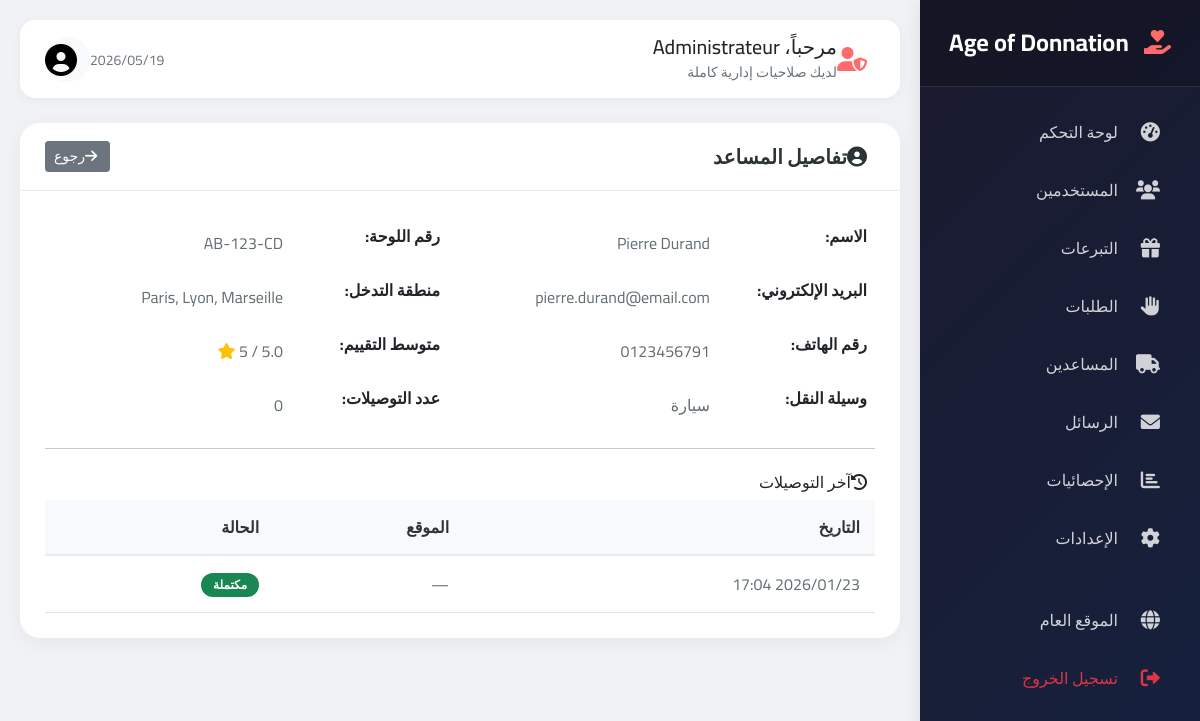
Screenshot of /admin/livreur_details.php?id=4 (signed in) with the database file from the repository.
### tables this page shows
CREATE TABLE `livreurs` (
  `user_id` INT(11) NOT NULL,
  `vehicule_type` ENUM('velo','moto','voiture','camion') NOT NULL,
  `plaque_immatriculation` VARCHAR(50) DEFAULT NULL,
  `zone_intervention` TEXT DEFAULT NULL,
  `statut` ENUM('actif','inactif','en_conge') DEFAULT 'actif',
  `note_moyenne` DECIMAL(3,2) DEFAULT 5.00,
  `nombre_livraisons` INT DEFAULT 0,
  `date_activation` DATETIME DEFAULT NULL,
  `documents_verifies` BOOLEAN DEFAULT FALSE,
  `created_at` TIMESTAMP NOT NULL DEFAULT CURRENT_TIMESTAMP,
  `updated_at` TIMESTAMP NOT NULL DEFAULT CURRENT_TIMESTAMP ON UPDATE CURRENT_TIMESTAMP,
  PRIMARY KEY (`user_id`),
  CONSTRAINT `livreurs_ibfk_1`
    FOREIGN KEY (`user_id`) REFERENCES `users` (`id`)
    ON DELETE CASCADE
);

CREATE TABLE `users` (
  `id` INT(11) NOT NULL AUTO_INCREMENT,
  `nom` VARCHAR(100) NOT NULL,
  `email` VARCHAR(255) NOT NULL,
  `password` VARCHAR(255) NOT NULL,
  `type` ENUM('donateur','beneficiaire','livreur','admin') NOT NULL,
  `telephone` VARCHAR(20) DEFAULT NULL,
  `adresse` TEXT DEFAULT NULL,
  `ville` VARCHAR(100) DEFAULT NULL,
  `status` ENUM('active','inactive','pending') DEFAULT 'active',
  `reset_token` VARCHAR(100) DEFAULT NULL,
  `reset_expires` DATETIME DEFAULT NULL,
  `created_at` TIMESTAMP NOT NULL DEFAULT CURRENT_TIMESTAMP,
  `updated_at` TIMESTAMP NOT NULL DEFAULT CURRENT_TIMESTAMP ON UPDATE CURRENT_TIMESTAMP,
  PRIMARY KEY (`id`),
  UNIQUE KEY `email` (`email`)
);

CREATE TABLE `livraisons` (
  `id` INT(11) NOT NULL AUTO_INCREMENT,
  `demande_id` INT(11) NOT NULL,
  `livreur_id` INT(11) DEFAULT NULL,
  `frais_livraison` DECIMAL(10,2) DEFAULT 0.00,
  `code_postal` VARCHAR(10) DEFAULT NULL,
  `ville` VARCHAR(100) DEFAULT NULL,
  `instructions` TEXT DEFAULT NULL,
  `date_livraison` DATETIME DEFAULT NULL,
  `photo_livraison` VARCHAR(255) DEFAULT NULL,
  `signature` VARCHAR(255) DEFAULT NULL,
  `statut` ENUM('en_attente','assignee','en_cours','livree','annulee') DEFAULT 'en_attente',
  `created_at` TIMESTAMP NOT NULL DEFAULT CURRENT_TIMESTAMP,
  PRIMARY KEY (`id`),
  KEY `demande_id` (`demande_id`),
  KEY `livreur_id` (`livreur_id`),
  CONSTRAINT `livraisons_ibfk_1`
    FOREIGN KEY (`demande_id`) REFERENCES `demandes` (`id`)
    ON DELETE CASCADE,
  CONSTRAINT `livraisons_ibfk_2`
    FOREIGN KEY (`livreur_id`) REFERENCES `users` (`id`)
    ON DELETE SET NULL
);

### admin/livreur_details.php (the view, shortened to what this page needs)
<?php
require_once 'includes/admin_header.php';
$id = isset($_GET['id']) ? (int)$_GET['id'] : 0;
$query = "SELECT u.*, l.vehicule_type, l.plaque_immatriculation, l.zone_intervention,
          l.statut as livreur_statut, l.note_moyenne, l.total_livraisons
          FROM users u
          INNER JOIN livreurs l ON u.id = l.user_id
          WHERE u.id = :id";
$stmt = $db->prepare($query);
$stmt->bindParam(':id', $id);
$stmt->execute();
$helper = $stmt->fetch(PDO::FETCH_ASSOC);
$history_query = "SELECT * FROM livraisons WHERE livreur_id = :id ORDER BY created_at DESC LIMIT 10";
$history_stmt = $db->prepare($history_query);
$history_stmt->bindParam(':id', $id);
$history_stmt->execute();
$deliveries = $history_stmt->fetchAll(PDO::FETCH_ASSOC);
?>
<div class="card">
    <div class="card-header">
        <h5><i class="fas fa-user-circle me-2"></i>تفاصيل المساعد</h5>
        <a href="livreurs.php" class="btn btn-sm btn-secondary">
            <i class="fas fa-arrow-right me-1"></i>رجوع
        </a>
    </div>
    <div class="card-body">
        <div class="row">
            <div class="col-md-6">
                <table class="table table-borderless">
                    <tr>
                        <th width="150">الاسم:</th>
                        <td><?php echo htmlspecialchars($helper['nom']); ?></td>
                    </tr>
                    <tr>
                        <th>البريد الإلكتروني:</th>
                        <td><?php echo htmlspecialchars($helper['email']); ?></td>
                    </tr>
                    <tr>
                        <th>رقم الهاتف:</th>
                        <td><?php echo htmlspecialchars($helper['telephone'] ?? '—'); ?></td>
                    </tr>
                    <tr>
                        <th>وسيلة النقل:</th>
                        <td>
                            <?php
                            $veh_types = ['velo' => 'دراجة', 'moto' => 'دراجة نارية', 'voiture' => 'سيارة', 'camion' => 'شاحنة'];
                            echo $veh_types[$helper['vehicule_type']] ?? $helper['vehicule_type'];
                            ?>
                        </td>
                    </tr>
                </table>
            </div>
            <div class="col-md-6">
                <table class="table table-borderless">
                    <tr>
                        <th width="150">رقم اللوحة:</th>
                        <td><?php echo htmlspecialchars($helper['plaque_immatriculation'] ?? '—'); ?></td>
                    </tr>
                    <tr>
                        <th>منطقة التدخل:</th>
                        <td><?php echo htmlspecialchars($helper['zone_intervention'] ?? '—'); ?></td>
                    </tr>
                    <tr>
                        <th>متوسط التقييم:</th>
                        <td>
                            <i class="fas fa-star text-warning"></i>
                        </td>
                    </tr>
                    <tr>
                        <th>عدد التوصيلات:</th>
                        <td><?php echo $helper['total_livraisons'] ?? 0; ?></td>
                    </tr>
                </table>
            </div>
        </div>
        <hr>
        <h6 class="mt-4"><i class="fas fa-history me-2"></i>آخر التوصيلات</h6>
        <?php if(empty($deliveries)): ?>
            <p class="text-muted">لا توجد توصيلات بعد</p>
        <?php else: ?>
            <div class="table-responsive">
                <table class="table table-sm">
                    <thead>
                        <tr>
                            <th>التاريخ</th>
                            <th>الموقع</th>
                            <th>الحالة</th>
                        </tr>
                    </thead>
                    <tbody>
                        <?php foreach($deliveries as $delivery): ?>
                            <tr>
                                <td><?php echo date('Y/m/d H:i', strtotime($delivery['created_at'])); ?></td>
                                <td><?php echo htmlspecialchars($delivery['adresse'] ?? '—'); ?></td>
                                <td>
                                    <span class="badge bg-success">مكتملة</span>
                                </td>
                            </tr>
                        <?php endforeach; ?>
                    </tbody>
                </table>
            </div>
        <?php endif; ?>
    </div>
</div>
<?php require_once 'includes/admin_footer.php'; ?>

### admin/includes/admin_header.php (style rules this page uses)
* { font-family: 'Cairo', 'Segoe UI', sans-serif; }
body { background-color: #f0f2f5; }
.card { border: none; border-radius: 20px; box-shadow: 0 5px 20px rgba(0,0,0,0.05); margin-bottom: 25px; background: white; }
.card-header { background: white; border-bottom: 1px solid #e9ecef; padding: 18px 25px; border-radius: 20px 20px 0 0 !important; font-weight: 700; display: flex; justify-content: space-between; align-items: center; }
.card-header h5 { margin: 0; font-weight: 700; color: #2d3436; }
.card-body { padding: 25px; }
.badge { padding: 6px 12px; border-radius: 25px; font-size: 0.75rem; font-weight: 600; }
.table { margin-bottom: 0; }
.table thead th { background: #f8f9fa; border-bottom: 2px solid #e9ecef; color: #2d3436; font-weight: 700; padding: 15px; }
.table tbody td { padding: 15px; vertical-align: middle; color: #636e72; }

### rows the page displays
livreurs: user_id.nom "Pierre Durand", user_id.email "pierre.durand@email.com", user_id.telephone "0123456791", vehicule_type "سيارة", plaque_immatriculation "AB-123-CD", zone_intervention "Paris, Lyon, Marseille", total_livraisons "0"
livraisons: created_at "2026/01/23 17:04", adresse "—"

### other values shown
$_SESSION['user_nom'] "Administrateur"
